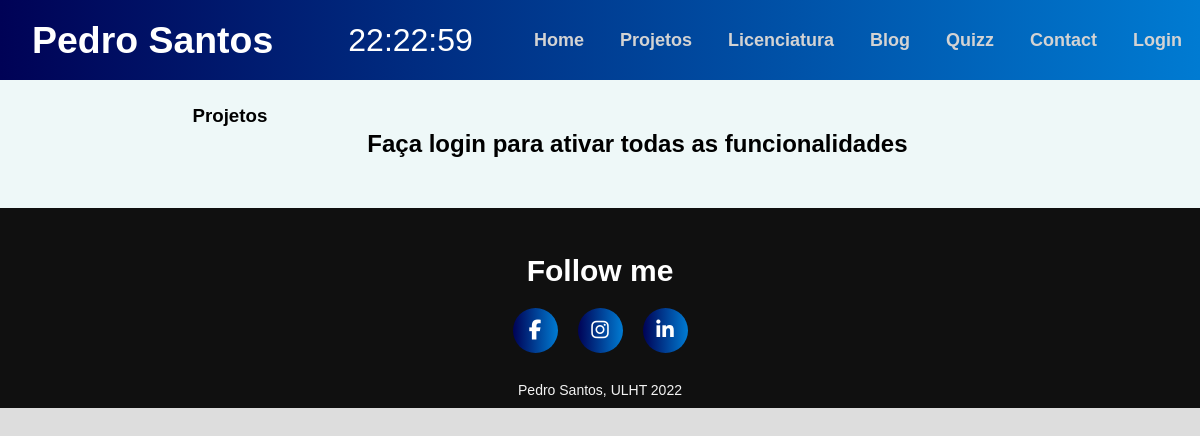
/projetos, run on an earlier commit of the app's database.
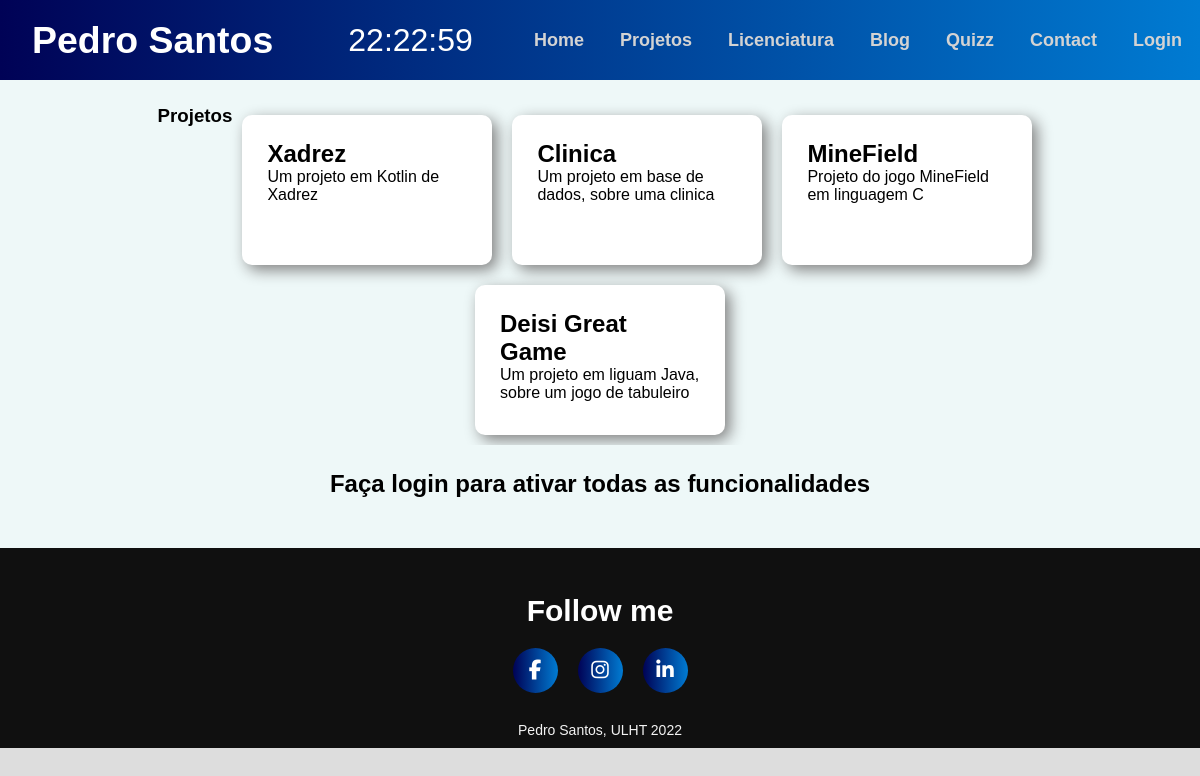
And on a later commit of the database.
### portfolio/models.py (models this page shows, shortened)
class Projeto(models.Model):
    nome = models.CharField(max_length=20)
    descricao = models.CharField(max_length=255)
    imagem = models.ImageField

### portfolio/views.py (the view)
# urls.py: path('projetos', views.projetos_view, name='projetos'),
def projetos_view(request):
    form = ProjetoForm(request.POST or None)
    if form.is_valid():
        form.save()
        return HttpResponseRedirect(reverse('portfolio:projetos'))
    context = {'projetos': Projeto.objects.all, 'form': form}
    return render(request, 'portfolio/projetos.html', context)

### portfolio/templates/portfolio/projetos.html
{% extends 'portfolio/layout.html' %}
{% block main %}
    {% load static %}
    <link rel="stylesheet" href="{% static 'portfolio/css/projetos.css' %}">
    <div class="container">
    <h3>Projetos</h3>
        {% for projeto in projetos %}
            <div>
                <h2>{{ projeto.nome }}</h2>
                <p>{{ projeto.descricao }}</p>
            </div>
        {% endfor %}
        {% if request.user.is_authenticated %}
            <form action="" method="POST">
                <p>Crie Projetos</p>
                {% csrf_token %}
                {{ form.as_p }}
                <input type="submit" value="Gravar" class="botao botao-sucesso">
            </form>
        {% else %}
            <h2 class="container">Faça login para ativar todas as funcionalidades</h2>
        {% endif %}
    </div>
{% endblock %}

What changed in the data, as far as the page shows it:
added Projeto: nome "Xadrez", descricao "Um projeto em Kotlin de Xadrez"
added Projeto: nome "Clinica", descricao "Um projeto em base de dados, sobre uma clinica"
added Projeto: nome "MineField", descricao "Projeto do jogo MineField em linguagem C"
added Projeto: nome "Deisi Great Game", descricao "Um projeto em liguam Java, sobre um jogo de tabuleiro"
